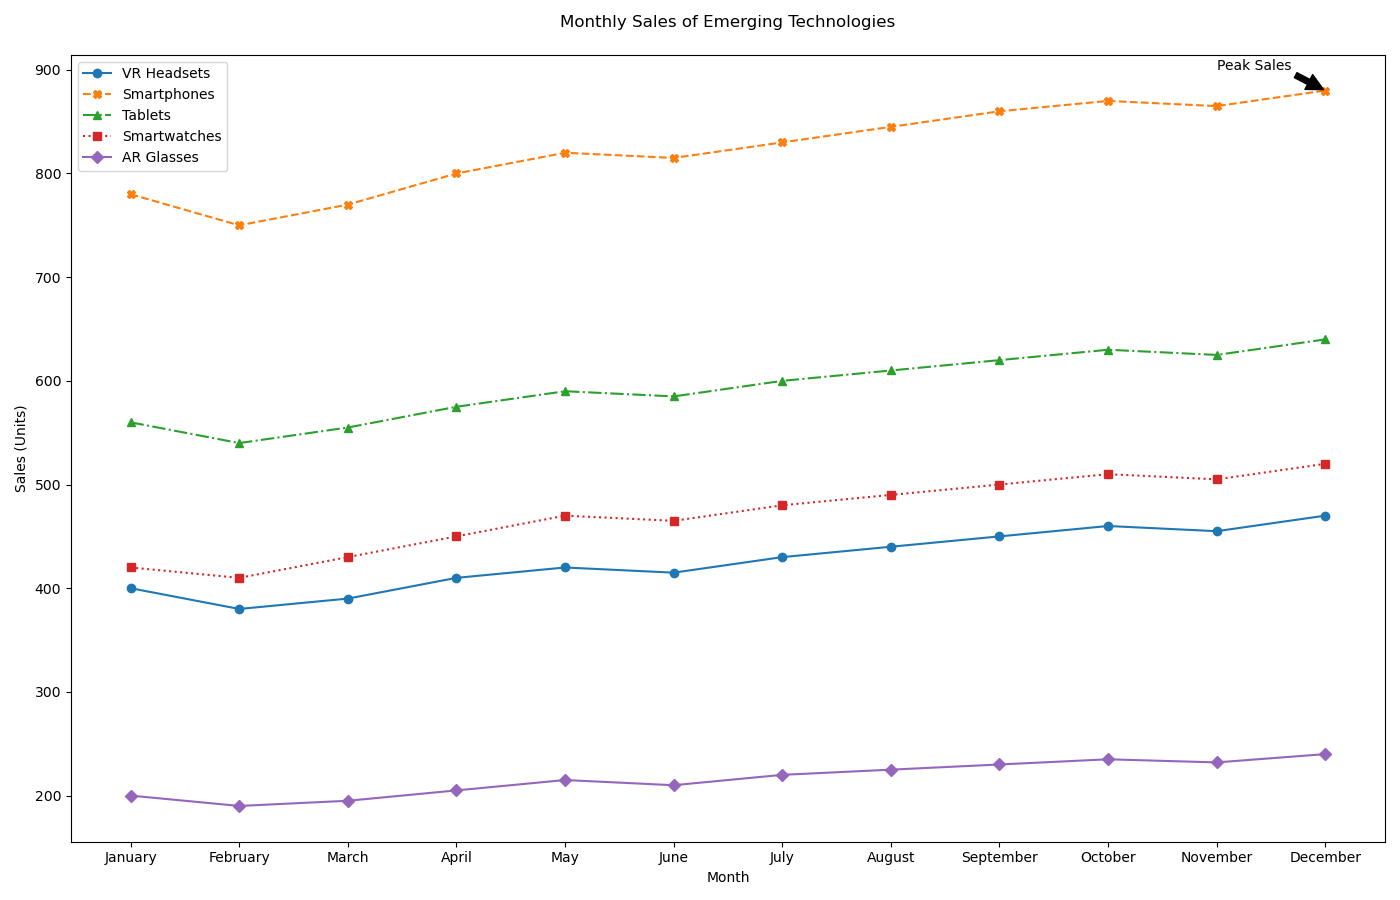

Reproduce this figure in Python.

import matplotlib.pyplot as plt

# Data from the table
data = [
    {'Month': 'January', 'VR Headsets': 400, 'Smartphones': 780, 'Tablets': 560, 'Smartwatches': 420, 'AR Glasses': 200},
    {'Month': 'February', 'VR Headsets': 380, 'Smartphones': 750, 'Tablets': 540, 'Smartwatches': 410, 'AR Glasses': 190},
    {'Month': 'March', 'VR Headsets': 390, 'Smartphones': 770, 'Tablets': 555, 'Smartwatches': 430, 'AR Glasses': 195},
    {'Month': 'April', 'VR Headsets': 410, 'Smartphones': 800, 'Tablets': 575, 'Smartwatches': 450, 'AR Glasses': 205},
    {'Month': 'May', 'VR Headsets': 420, 'Smartphones': 820, 'Tablets': 590, 'Smartwatches': 470, 'AR Glasses': 215},
    {'Month': 'June', 'VR Headsets': 415, 'Smartphones': 815, 'Tablets': 585, 'Smartwatches': 465, 'AR Glasses': 210},
    {'Month': 'July', 'VR Headsets': 430, 'Smartphones': 830, 'Tablets': 600, 'Smartwatches': 480, 'AR Glasses': 220},
    {'Month': 'August', 'VR Headsets': 440, 'Smartphones': 845, 'Tablets': 610, 'Smartwatches': 490, 'AR Glasses': 225},
    {'Month': 'September', 'VR Headsets': 450, 'Smartphones': 860, 'Tablets': 620, 'Smartwatches': 500, 'AR Glasses': 230},
    {'Month': 'October', 'VR Headsets': 460, 'Smartphones': 870, 'Tablets': 630, 'Smartwatches': 510, 'AR Glasses': 235},
    {'Month': 'November', 'VR Headsets': 455, 'Smartphones': 865, 'Tablets': 625, 'Smartwatches': 505, 'AR Glasses': 232},
    {'Month': 'December', 'VR Headsets': 470, 'Smartphones': 880, 'Tablets': 640, 'Smartwatches': 520, 'AR Glasses': 240}
]

# Extracting months
months = [record['Month'] for record in data]

# Extracting data for each technology
vr_headsets = [record['VR Headsets'] for record in data]
smartphones = [record['Smartphones'] for record in data]
tablets = [record['Tablets'] for record in data]
smartwatches = [record['Smartwatches'] for record in data]
ar_glasses = [record['AR Glasses'] for record in data]

# Start plotting
plt.figure(figsize=(14, 9))

# Plotting each technology
plt.plot(months, vr_headsets, label='VR Headsets', marker='o', linestyle='-', color='#1f77b4')
plt.plot(months, smartphones, label='Smartphones', marker='X', linestyle='--', color='#ff7f0e')
plt.plot(months, tablets, label='Tablets', marker='^', linestyle='-.', color='#2ca02c')
plt.plot(months, smartwatches, label='Smartwatches', marker='s', linestyle=':', color='#d62728')
plt.plot(months, ar_glasses, label='AR Glasses', marker='D', linestyle='-', color='#9467bd')

# Adding titles and labels
plt.title('Monthly Sales of Emerging Technologies', pad=20)
plt.xlabel('Month')
plt.ylabel('Sales (Units)')

# Add a legend
plt.legend(loc='upper left')

# Annotate a specific data point
plt.annotate('Peak Sales', xy=('December', 880), xytext=('November', 900),
             arrowprops=dict(facecolor='black', shrink=0.05))

# Improve layout
plt.tight_layout()

# Display the plot
plt.show()
